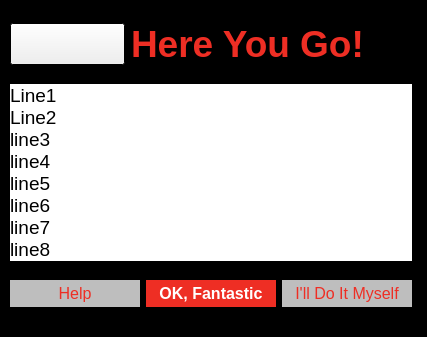
<?xml version="1.0" encoding="UTF-8"?>
<ui version="4.0">
 <class>ConciergeWin</class>
 <widget class="QMainWindow" name="ConciergeWin">
  <property name="geometry">
   <rect>
    <x>0</x>
    <y>0</y>
    <width>427</width>
    <height>337</height>
   </rect>
  </property>
  <property name="windowTitle">
   <string>Caustic Concierge</string>
  </property>
  <widget class="QWidget" name="central">
   <property name="palette">
    <palette>
     <active>
      <colorrole role="WindowText">
       <brush brushstyle="SolidPattern">
        <color alpha="255">
         <red>255</red>
         <green>255</green>
         <blue>255</blue>
        </color>
       </brush>
      </colorrole>
      <colorrole role="Light">
       <brush brushstyle="SolidPattern">
        <color alpha="255">
         <red>0</red>
         <green>0</green>
         <blue>0</blue>
        </color>
       </brush>
      </colorrole>
      <colorrole role="Midlight">
       <brush brushstyle="SolidPattern">
        <color alpha="255">
         <red>103</red>
         <green>103</green>
         <blue>103</blue>
        </color>
       </brush>
      </colorrole>
      <colorrole role="Dark">
       <brush brushstyle="SolidPattern">
        <color alpha="255">
         <red>220</red>
         <green>220</green>
         <blue>220</blue>
        </color>
       </brush>
      </colorrole>
      <colorrole role="Text">
       <brush brushstyle="SolidPattern">
        <color alpha="255">
         <red>255</red>
         <green>255</green>
         <blue>255</blue>
        </color>
       </brush>
      </colorrole>
      <colorrole role="ButtonText">
       <brush brushstyle="SolidPattern">
        <color alpha="255">
         <red>0</red>
         <green>0</green>
         <blue>0</blue>
        </color>
       </brush>
      </colorrole>
      <colorrole role="Base">
       <brush brushstyle="SolidPattern">
        <color alpha="255">
         <red>255</red>
         <green>255</green>
         <blue>255</blue>
        </color>
       </brush>
      </colorrole>
      <colorrole role="Window">
       <brush brushstyle="SolidPattern">
        <color alpha="255">
         <red>0</red>
         <green>0</green>
         <blue>0</blue>
        </color>
       </brush>
      </colorrole>
     </active>
     <inactive>
      <colorrole role="WindowText">
       <brush brushstyle="SolidPattern">
        <color alpha="255">
         <red>255</red>
         <green>255</green>
         <blue>255</blue>
        </color>
       </brush>
      </colorrole>
      <colorrole role="Light">
       <brush brushstyle="SolidPattern">
        <color alpha="255">
         <red>0</red>
         <green>0</green>
         <blue>0</blue>
        </color>
       </brush>
      </colorrole>
      <colorrole role="Midlight">
       <brush brushstyle="SolidPattern">
        <color alpha="255">
         <red>103</red>
         <green>103</green>
         <blue>103</blue>
        </color>
       </brush>
      </colorrole>
      <colorrole role="Dark">
       <brush brushstyle="SolidPattern">
        <color alpha="255">
         <red>220</red>
         <green>220</green>
         <blue>220</blue>
        </color>
       </brush>
      </colorrole>
      <colorrole role="Text">
       <brush brushstyle="SolidPattern">
        <color alpha="255">
         <red>255</red>
         <green>255</green>
         <blue>255</blue>
        </color>
       </brush>
      </colorrole>
      <colorrole role="ButtonText">
       <brush brushstyle="SolidPattern">
        <color alpha="255">
         <red>0</red>
         <green>0</green>
         <blue>0</blue>
        </color>
       </brush>
      </colorrole>
      <colorrole role="Base">
       <brush brushstyle="SolidPattern">
        <color alpha="255">
         <red>255</red>
         <green>255</green>
         <blue>255</blue>
        </color>
       </brush>
      </colorrole>
      <colorrole role="Window">
       <brush brushstyle="SolidPattern">
        <color alpha="255">
         <red>0</red>
         <green>0</green>
         <blue>0</blue>
        </color>
       </brush>
      </colorrole>
     </inactive>
     <disabled>
      <colorrole role="WindowText">
       <brush brushstyle="SolidPattern">
        <color alpha="255">
         <red>220</red>
         <green>220</green>
         <blue>220</blue>
        </color>
       </brush>
      </colorrole>
      <colorrole role="Light">
       <brush brushstyle="SolidPattern">
        <color alpha="255">
         <red>0</red>
         <green>0</green>
         <blue>0</blue>
        </color>
       </brush>
      </colorrole>
      <colorrole role="Midlight">
       <brush brushstyle="SolidPattern">
        <color alpha="255">
         <red>103</red>
         <green>103</green>
         <blue>103</blue>
        </color>
       </brush>
      </colorrole>
      <colorrole role="Dark">
       <brush brushstyle="SolidPattern">
        <color alpha="255">
         <red>220</red>
         <green>220</green>
         <blue>220</blue>
        </color>
       </brush>
      </colorrole>
      <colorrole role="Text">
       <brush brushstyle="SolidPattern">
        <color alpha="255">
         <red>220</red>
         <green>220</green>
         <blue>220</blue>
        </color>
       </brush>
      </colorrole>
      <colorrole role="ButtonText">
       <brush brushstyle="SolidPattern">
        <color alpha="255">
         <red>220</red>
         <green>220</green>
         <blue>220</blue>
        </color>
       </brush>
      </colorrole>
      <colorrole role="Base">
       <brush brushstyle="SolidPattern">
        <color alpha="255">
         <red>0</red>
         <green>0</green>
         <blue>0</blue>
        </color>
       </brush>
      </colorrole>
      <colorrole role="Window">
       <brush brushstyle="SolidPattern">
        <color alpha="255">
         <red>0</red>
         <green>0</green>
         <blue>0</blue>
        </color>
       </brush>
      </colorrole>
     </disabled>
    </palette>
   </property>
   <property name="autoFillBackground">
    <bool>true</bool>
   </property>
   <widget class="QWidget" name="verticalLayoutWidget">
    <property name="geometry">
     <rect>
      <x>10</x>
      <y>10</y>
      <width>402</width>
      <height>311</height>
     </rect>
    </property>
    <layout class="QVBoxLayout" name="mainVtLayout">
     <property name="sizeConstraint">
      <enum>QLayout::SetDefaultConstraint</enum>
     </property>
     <item>
      <layout class="QHBoxLayout" name="titleHzLayout">
       <item>
        <widget class="QPushButton" name="Website">
         <property name="sizePolicy">
          <sizepolicy hsizetype="Fixed" vsizetype="Fixed">
           <horstretch>0</horstretch>
           <verstretch>0</verstretch>
          </sizepolicy>
         </property>
         <property name="minimumSize">
          <size>
           <width>115</width>
           <height>42</height>
          </size>
         </property>
         <property name="maximumSize">
          <size>
           <width>115</width>
           <height>42</height>
          </size>
         </property>
         <property name="toolTip">
          <string>Visit Caustic Professional on the Web</string>
         </property>
         <property name="text">
          <string/>
         </property>
         <property name="icon">
          <iconset>
           <normaloff>../../../../../../Program Files/Caustic Professional/Caustic Visualizer 1.1 Beta 2 for Maya 2013 Extension/icons/CausticVisualizerLogo.png</normaloff>../../../../../../Program Files/Caustic Professional/Caustic Visualizer 1.1 Beta 2 for Maya 2013 Extension/icons/CausticVisualizerLogo.png</iconset>
         </property>
         <property name="iconSize">
          <size>
           <width>115</width>
           <height>42</height>
          </size>
         </property>
         <property name="+command" stdset="0">
          <string>Concierge.Service.use.webHandler</string>
         </property>
        </widget>
       </item>
       <item>
        <widget class="QLabel" name="Title">
         <property name="sizePolicy">
          <sizepolicy hsizetype="Preferred" vsizetype="Fixed">
           <horstretch>0</horstretch>
           <verstretch>0</verstretch>
          </sizepolicy>
         </property>
         <property name="palette">
          <palette>
           <active>
            <colorrole role="WindowText">
             <brush brushstyle="SolidPattern">
              <color alpha="255">
               <red>238</red>
               <green>46</green>
               <blue>36</blue>
              </color>
             </brush>
            </colorrole>
            <colorrole role="Text">
             <brush brushstyle="SolidPattern">
              <color alpha="255">
               <red>114</red>
               <green>22</green>
               <blue>107</blue>
              </color>
             </brush>
            </colorrole>
           </active>
           <inactive>
            <colorrole role="WindowText">
             <brush brushstyle="SolidPattern">
              <color alpha="255">
               <red>238</red>
               <green>46</green>
               <blue>36</blue>
              </color>
             </brush>
            </colorrole>
            <colorrole role="Text">
             <brush brushstyle="SolidPattern">
              <color alpha="255">
               <red>114</red>
               <green>22</green>
               <blue>107</blue>
              </color>
             </brush>
            </colorrole>
           </inactive>
           <disabled>
            <colorrole role="WindowText">
             <brush brushstyle="SolidPattern">
              <color alpha="255">
               <red>127</red>
               <green>127</green>
               <blue>127</blue>
              </color>
             </brush>
            </colorrole>
            <colorrole role="Text">
             <brush brushstyle="SolidPattern">
              <color alpha="255">
               <red>127</red>
               <green>127</green>
               <blue>127</blue>
              </color>
             </brush>
            </colorrole>
           </disabled>
          </palette>
         </property>
         <property name="font">
          <font>
           <family>Arial</family>
           <pointsize>28</pointsize>
           <weight>75</weight>
           <bold>true</bold>
          </font>
         </property>
         <property name="text">
          <string>Here You Go!</string>
         </property>
        </widget>
       </item>
      </layout>
     </item>
     <item>
      <widget class="QLabel" name="logLabel">
       <property name="sizePolicy">
        <sizepolicy hsizetype="Preferred" vsizetype="Fixed">
         <horstretch>0</horstretch>
         <verstretch>0</verstretch>
        </sizepolicy>
       </property>
       <property name="palette">
        <palette>
         <active>
          <colorrole role="WindowText">
           <brush brushstyle="SolidPattern">
            <color alpha="255">
             <red>0</red>
             <green>0</green>
             <blue>0</blue>
            </color>
           </brush>
          </colorrole>
          <colorrole role="Light">
           <brush brushstyle="SolidPattern">
            <color alpha="255">
             <red>255</red>
             <green>255</green>
             <blue>255</blue>
            </color>
           </brush>
          </colorrole>
          <colorrole role="Base">
           <brush brushstyle="SolidPattern">
            <color alpha="255">
             <red>255</red>
             <green>255</green>
             <blue>255</blue>
            </color>
           </brush>
          </colorrole>
          <colorrole role="Window">
           <brush brushstyle="SolidPattern">
            <color alpha="255">
             <red>255</red>
             <green>255</green>
             <blue>255</blue>
            </color>
           </brush>
          </colorrole>
         </active>
         <inactive>
          <colorrole role="WindowText">
           <brush brushstyle="SolidPattern">
            <color alpha="255">
             <red>0</red>
             <green>0</green>
             <blue>0</blue>
            </color>
           </brush>
          </colorrole>
          <colorrole role="Light">
           <brush brushstyle="SolidPattern">
            <color alpha="255">
             <red>255</red>
             <green>255</green>
             <blue>255</blue>
            </color>
           </brush>
          </colorrole>
          <colorrole role="Base">
           <brush brushstyle="SolidPattern">
            <color alpha="255">
             <red>255</red>
             <green>255</green>
             <blue>255</blue>
            </color>
           </brush>
          </colorrole>
          <colorrole role="Window">
           <brush brushstyle="SolidPattern">
            <color alpha="255">
             <red>255</red>
             <green>255</green>
             <blue>255</blue>
            </color>
           </brush>
          </colorrole>
         </inactive>
         <disabled>
          <colorrole role="WindowText">
           <brush brushstyle="SolidPattern">
            <color alpha="255">
             <red>127</red>
             <green>127</green>
             <blue>127</blue>
            </color>
           </brush>
          </colorrole>
          <colorrole role="Light">
           <brush brushstyle="SolidPattern">
            <color alpha="255">
             <red>255</red>
             <green>255</green>
             <blue>255</blue>
            </color>
           </brush>
          </colorrole>
          <colorrole role="Base">
           <brush brushstyle="SolidPattern">
            <color alpha="255">
             <red>255</red>
             <green>255</green>
             <blue>255</blue>
            </color>
           </brush>
          </colorrole>
          <colorrole role="Window">
           <brush brushstyle="SolidPattern">
            <color alpha="255">
             <red>255</red>
             <green>255</green>
             <blue>255</blue>
            </color>
           </brush>
          </colorrole>
         </disabled>
        </palette>
       </property>
       <property name="font">
        <font>
         <family>Arial</family>
         <pointsize>14</pointsize>
        </font>
       </property>
       <property name="autoFillBackground">
        <bool>true</bool>
       </property>
       <property name="text">
        <string>Line1
Line2
line3
line4
line5
line6
line7
line8</string>
       </property>
       <property name="scaledContents">
        <bool>false</bool>
       </property>
       <property name="alignment">
        <set>Qt::AlignLeading|Qt::AlignLeft|Qt::AlignTop</set>
       </property>
       <property name="wordWrap">
        <bool>true</bool>
       </property>
       <property name="margin">
        <number>4</number>
       </property>
      </widget>
     </item>
     <item>
      <layout class="QHBoxLayout" name="btnHzLayout">
       <property name="sizeConstraint">
        <enum>QLayout::SetFixedSize</enum>
       </property>
       <item>
        <widget class="QPushButton" name="helpBtn">
         <property name="palette">
          <palette>
           <active>
            <colorrole role="Button">
             <brush brushstyle="SolidPattern">
              <color alpha="255">
               <red>190</red>
               <green>190</green>
               <blue>190</blue>
              </color>
             </brush>
            </colorrole>
            <colorrole role="ButtonText">
             <brush brushstyle="SolidPattern">
              <color alpha="255">
               <red>238</red>
               <green>46</green>
               <blue>36</blue>
              </color>
             </brush>
            </colorrole>
           </active>
           <inactive>
            <colorrole role="Button">
             <brush brushstyle="SolidPattern">
              <color alpha="255">
               <red>190</red>
               <green>190</green>
               <blue>190</blue>
              </color>
             </brush>
            </colorrole>
            <colorrole role="ButtonText">
             <brush brushstyle="SolidPattern">
              <color alpha="255">
               <red>238</red>
               <green>46</green>
               <blue>36</blue>
              </color>
             </brush>
            </colorrole>
           </inactive>
           <disabled>
            <colorrole role="Button">
             <brush brushstyle="SolidPattern">
              <color alpha="255">
               <red>190</red>
               <green>190</green>
               <blue>190</blue>
              </color>
             </brush>
            </colorrole>
            <colorrole role="ButtonText">
             <brush brushstyle="SolidPattern">
              <color alpha="255">
               <red>127</red>
               <green>127</green>
               <blue>127</blue>
              </color>
             </brush>
            </colorrole>
           </disabled>
          </palette>
         </property>
         <property name="font">
          <font>
           <family>Arial</family>
           <pointsize>12</pointsize>
          </font>
         </property>
         <property name="toolTip">
          <string>Go to the Caustic Professional Supoort Page</string>
         </property>
         <property name="autoFillBackground">
          <bool>true</bool>
         </property>
         <property name="text">
          <string>Help</string>
         </property>
         <property name="flat">
          <bool>true</bool>
         </property>
         <property name="+command" stdset="0">
          <string>Concierge.Service.use.helpHandler</string>
         </property>
        </widget>
       </item>
       <item>
        <widget class="QPushButton" name="okBtn">
         <property name="palette">
          <palette>
           <active>
            <colorrole role="Button">
             <brush brushstyle="SolidPattern">
              <color alpha="255">
               <red>238</red>
               <green>46</green>
               <blue>36</blue>
              </color>
             </brush>
            </colorrole>
            <colorrole role="ButtonText">
             <brush brushstyle="SolidPattern">
              <color alpha="255">
               <red>255</red>
               <green>255</green>
               <blue>255</blue>
              </color>
             </brush>
            </colorrole>
            <colorrole role="Base">
             <brush brushstyle="SolidPattern">
              <color alpha="255">
               <red>255</red>
               <green>255</green>
               <blue>255</blue>
              </color>
             </brush>
            </colorrole>
            <colorrole role="Window">
             <brush brushstyle="SolidPattern">
              <color alpha="255">
               <red>183</red>
               <green>26</green>
               <blue>139</blue>
              </color>
             </brush>
            </colorrole>
           </active>
           <inactive>
            <colorrole role="Button">
             <brush brushstyle="SolidPattern">
              <color alpha="255">
               <red>238</red>
               <green>46</green>
               <blue>36</blue>
              </color>
             </brush>
            </colorrole>
            <colorrole role="ButtonText">
             <brush brushstyle="SolidPattern">
              <color alpha="255">
               <red>255</red>
               <green>255</green>
               <blue>255</blue>
              </color>
             </brush>
            </colorrole>
            <colorrole role="Base">
             <brush brushstyle="SolidPattern">
              <color alpha="255">
               <red>255</red>
               <green>255</green>
               <blue>255</blue>
              </color>
             </brush>
            </colorrole>
            <colorrole role="Window">
             <brush brushstyle="SolidPattern">
              <color alpha="255">
               <red>183</red>
               <green>26</green>
               <blue>139</blue>
              </color>
             </brush>
            </colorrole>
           </inactive>
           <disabled>
            <colorrole role="Button">
             <brush brushstyle="SolidPattern">
              <color alpha="255">
               <red>238</red>
               <green>46</green>
               <blue>36</blue>
              </color>
             </brush>
            </colorrole>
            <colorrole role="ButtonText">
             <brush brushstyle="SolidPattern">
              <color alpha="255">
               <red>127</red>
               <green>127</green>
               <blue>127</blue>
              </color>
             </brush>
            </colorrole>
            <colorrole role="Base">
             <brush brushstyle="SolidPattern">
              <color alpha="255">
               <red>183</red>
               <green>26</green>
               <blue>139</blue>
              </color>
             </brush>
            </colorrole>
            <colorrole role="Window">
             <brush brushstyle="SolidPattern">
              <color alpha="255">
               <red>183</red>
               <green>26</green>
               <blue>139</blue>
              </color>
             </brush>
            </colorrole>
           </disabled>
          </palette>
         </property>
         <property name="font">
          <font>
           <family>Arial</family>
           <pointsize>12</pointsize>
           <weight>75</weight>
           <bold>true</bold>
          </font>
         </property>
         <property name="toolTip">
          <string>Keep the scene as it is</string>
         </property>
         <property name="autoFillBackground">
          <bool>true</bool>
         </property>
         <property name="text">
          <string>OK, Fantastic</string>
         </property>
         <property name="default">
          <bool>true</bool>
         </property>
         <property name="flat">
          <bool>true</bool>
         </property>
         <property name="+command" stdset="0">
          <string>Concierge.Service.use.okHandler</string>
         </property>
        </widget>
       </item>
       <item>
        <widget class="QPushButton" name="diyBtn">
         <property name="palette">
          <palette>
           <active>
            <colorrole role="Button">
             <brush brushstyle="SolidPattern">
              <color alpha="255">
               <red>190</red>
               <green>190</green>
               <blue>190</blue>
              </color>
             </brush>
            </colorrole>
            <colorrole role="ButtonText">
             <brush brushstyle="SolidPattern">
              <color alpha="255">
               <red>238</red>
               <green>46</green>
               <blue>36</blue>
              </color>
             </brush>
            </colorrole>
           </active>
           <inactive>
            <colorrole role="Button">
             <brush brushstyle="SolidPattern">
              <color alpha="255">
               <red>190</red>
               <green>190</green>
               <blue>190</blue>
              </color>
             </brush>
            </colorrole>
            <colorrole role="ButtonText">
             <brush brushstyle="SolidPattern">
              <color alpha="255">
               <red>238</red>
               <green>46</green>
               <blue>36</blue>
              </color>
             </brush>
            </colorrole>
           </inactive>
           <disabled>
            <colorrole role="Button">
             <brush brushstyle="SolidPattern">
              <color alpha="255">
               <red>190</red>
               <green>190</green>
               <blue>190</blue>
              </color>
             </brush>
            </colorrole>
            <colorrole role="ButtonText">
             <brush brushstyle="SolidPattern">
              <color alpha="255">
               <red>127</red>
               <green>127</green>
               <blue>127</blue>
              </color>
             </brush>
            </colorrole>
           </disabled>
          </palette>
         </property>
         <property name="font">
          <font>
           <family>Arial</family>
           <pointsize>12</pointsize>
          </font>
         </property>
         <property name="toolTip">
          <string>Look in the Maya Script editor for a complete list of commands to replicate this scene</string>
         </property>
         <property name="autoFillBackground">
          <bool>true</bool>
         </property>
         <property name="text">
          <string>I'll Do It Myself</string>
         </property>
         <property name="flat">
          <bool>true</bool>
         </property>
         <property name="+command" stdset="0">
          <string>Concierge.Service.use.diyHandler</string>
         </property>
        </widget>
       </item>
      </layout>
     </item>
    </layout>
   </widget>
  </widget>
 </widget>
 <resources/>
 <connections/>
</ui>
